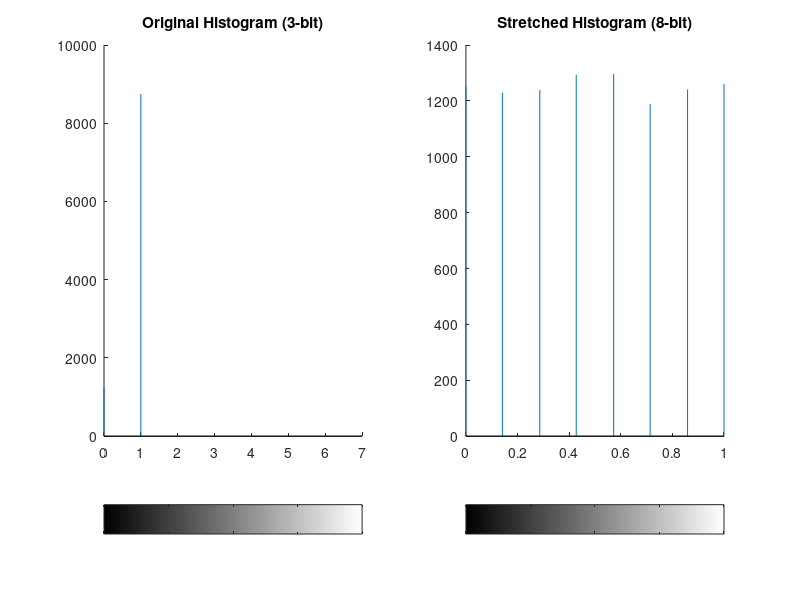

The MATLAB script that drew this image:
% Create a random grayscale image (3-bit image, values from 0 to 7)
img = randi([0, 7], 100, 100);

% Initialize output image
[R, C] = size(img);
output_img = zeros(R, C);

% Get the minimum and maximum intensity values
min_val = min(img(:));
max_val = max(img(:));

% Loop through each pixel and apply the stretching
for i = 1:R
    for j = 1:C
        % Apply stretching formula with scaling to 8-bit gray levels
        output_img(i, j) = ((img(i, j) - min_val) / (max_val - min_val)) * 255;
    end
end

% Normalize the output to [0, 1] for display purposes
output_img = output_img / 255;

% Display histograms before and after the stretching
figure;
subplot(1, 2, 1); imhist(img, 8); xlim([0 7]); ylim('auto'); title('Original Histogram (3-bit)');
subplot(1, 2, 2); imhist(output_img, 256); xlim([0 1]); ylim('auto'); title('Stretched Histogram (8-bit)');
